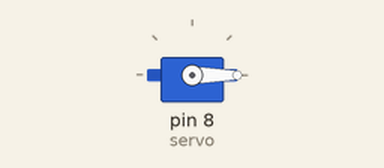
A sketch run on a simulated Arduino Uno, built with avr-gcc and run on an emulated ATmega328P. Shown: servo.

Above: at 0.05 s.
At 4.0 s:
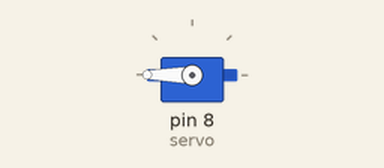
Timing chart, 0 to 5.2 s (numbered marks = the images above):
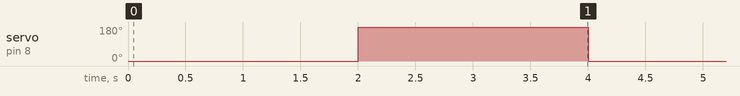

Measured:
- by itself, servo on pin 8 (servo): alternates 180° for 2.0 s and 0° for 2.0 s

The sketch:

servo.ino
```cpp
#include <Servo.h>

Servo servo;

void setup() {
  servo.attach(8);
}

void loop() {
  servo.write(0);
  delay(2000);
  servo.write(180);
  delay(2000);

}
```
